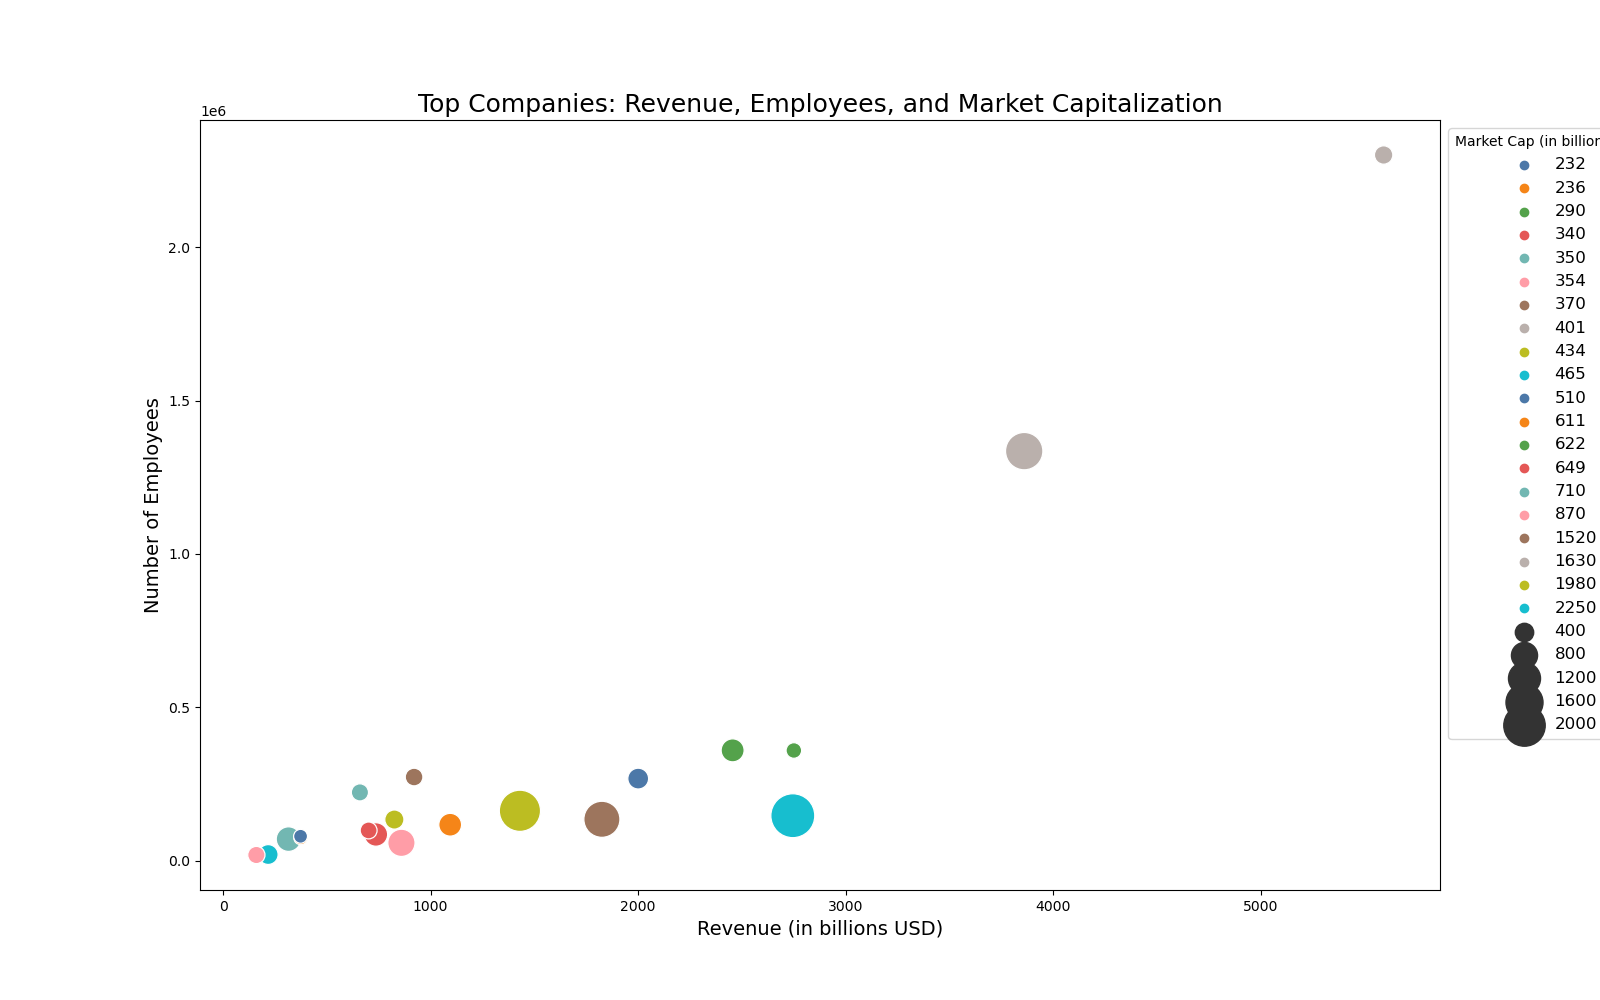

This chart was generated by the following Python code:

import pandas as pd
import seaborn as sns
import matplotlib.pyplot as plt

# Creating the DataFrame from the data above
data = {
    'Company': ['Apple', 'Microsoft', 'Amazon', 'Google', 'Facebook', 'Tesla', 'Alibaba', 'Tencent',
                'Berkshire Hathaway', 'Visa', 'Johnson & Johnson', 'Samsung', 'Walmart', 'Nestle',
                'Procter & Gamble', 'Toyota', 'Nvidia', 'Disney', 'Nike', 'Coca-Cola'],
    'Revenue': [2745, 1430, 3860, 1825, 859, 315, 1094, 736, 2455, 217, 825, 2000, 5592, 920, 701, 2750, 160, 659, 374, 373],
    'Employees': [147000, 163000, 1335000, 135301, 58604, 70757, 117600, 85858, 360000, 20500, 134500, 267937, 2300000, 273000, 99000, 359542, 18975, 223000, 75400, 80000],
    'Market_Cap': [2250, 1980, 1630, 1520, 870, 710, 611, 649, 622, 465, 434, 510, 401, 370, 340, 290, 354, 350, 236, 232]
}

df = pd.DataFrame(data)

# Adjusting the figure size
plt.figure(figsize=(16, 10))

# Creating the bubble chart
sns.scatterplot(data=df, x="Revenue", y="Employees", size="Market_Cap", sizes=(100, 1000),
                hue="Market_Cap", palette=["#4c78a8", "#f58518", "#54a24b", "#e45756", "#72b7b2",
                                           "#ff9da7", "#9d755d", "#bab0ac", "#bcbd22", "#17becf"])

# Customizing the appearance
plt.title("Top Companies: Revenue, Employees, and Market Capitalization", fontsize=18)
plt.xlabel("Revenue (in billions USD)", fontsize=14)
plt.ylabel("Number of Employees", fontsize=14)

# Adjusting legend to avoid covering data points
plt.legend(title="Market Cap (in billions USD)", loc='upper left', bbox_to_anchor=(1, 1), fontsize=12)

# Showing the final result
plt.show()
